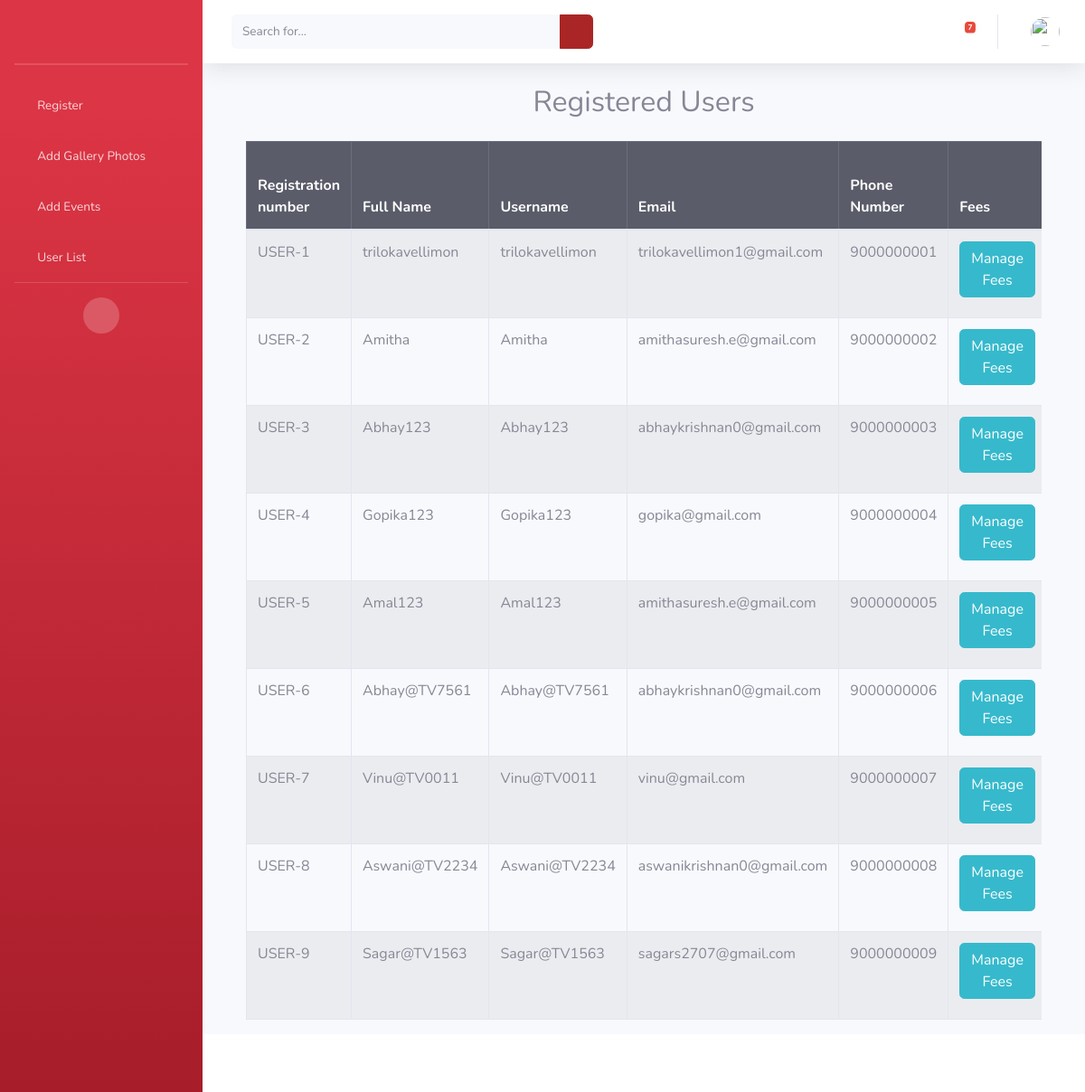
The page /users/ (signed in) on the database as committed earlier.
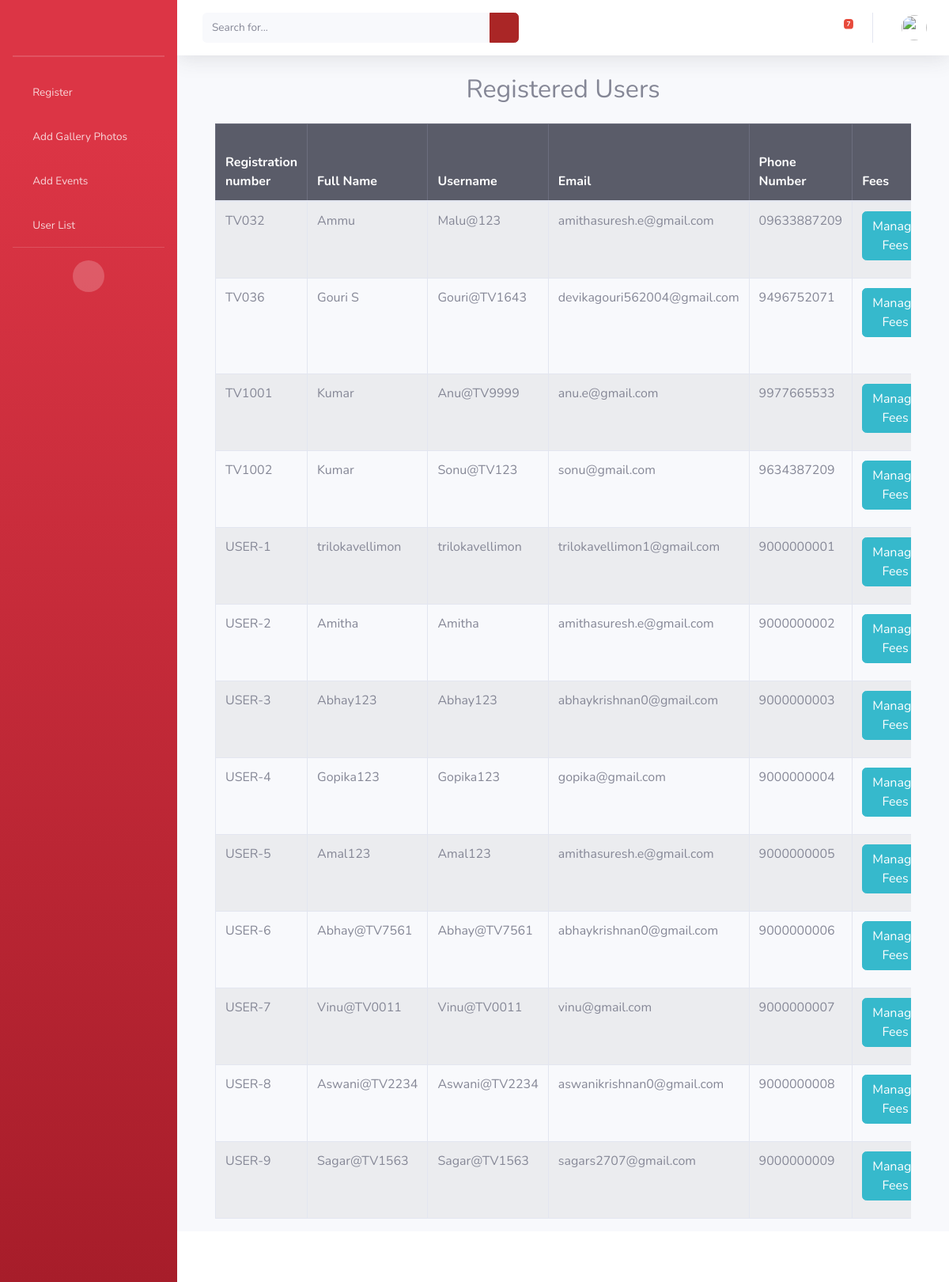
The same page on the database as committed later.
### triloka/models.py (models this page shows, shortened)
class UserProfile(models.Model):
    GENDER_CHOICES = [
        ('Male', 'Male'),
        ('Female', 'Female'),
        ('Other', 'Other'),
    ]
    user = models.OneToOneField(User, on_delete=models.CASCADE)
    registration_number = models.CharField(max_length=10, unique=True)
    dob = models.DateField()
    gaurdian_name = models.TextField()
    relation = models.TextField()
    idproof = models.TextField()
    phone_number = models.CharField(max_length=15, unique=True)
    address = models.TextField()
    gender = models.CharField(max_length=10, choices=GENDER_CHOICES)
    age = models.IntegerField()
    photo = cloudinary.models.CloudinaryField('photo')  # Store profile photo
    blood_group = models.CharField(max_length=5)
    name = models.TextField()
    willing_to_donate_blood = models.BooleanField(null=True, blank=True, default=None)  # Nullable field

### triloka/views.py (the view)
# urls.py: path('users/', user_list, name='user_list'),
@login_required
def user_list(request):
    users = UserProfile.objects.select_related('user').order_by('registration_number')  # Order by registration number
    return render(request, "user_list.html", {"users": users})

### triloka/templates/user_list.html (shortened to what this page needs)
{% extends 'admin_dashboard.html' %}
{% block content %}
<div class="container mt-4">
    <h2 class="text-center">Registered Users</h2>
    <div class="table-responsive">
        <table class="table table-bordered table-striped mt-3">
            <thead class="table-dark">
                <tr>
                    <th>Registration number</th>
                    <th>Full Name</th>
                    <th>Username</th>
                    <th>Email</th>
                    <th>Phone Number</th>
                    <th>Fees</th>
                </tr>
            </thead>
            <tbody>
                {% for user in users %}
                <tr>
                    <td>{{ user.registration_number }}</td>
                    <td>{{ user.name }}</td>
                    <td>{{ user.user.username }}</td>
                    <td>{{ user.user.email }}</td>
                    <td>{{ user.phone_number }}</td>
                    <td>
                        <a href="{% url 'user_fees' user.user.id %}" class="btn btn-info">Manage Fees</a>
                    </td>
                </tr>
                {% empty %}
                <tr>
                    <td colspan="15" class="text-center">No users found.</td>
                </tr>
                {% endfor %}
            </tbody>
        </table>
    </div>
</div>
{% endblock %}

### triloka/templates/admin_dashboard.html (shortened to what this page needs)
<!DOCTYPE html>
{% load static %}
<html lang="en">
<head>
    <link href="{% static 'home/vendor/fontawesome-free/css/all.min.css' %}" rel="stylesheet" type="text/css">
    <link href="{% static 'home/css/sb-admin-2.min.css' %}" rel="stylesheet">
</head>
<body id="page-top">
    <div id="wrapper">
        <ul class="navbar-nav bg-gradient-primary sidebar sidebar-dark accordion" id="accordionSidebar">
            <a class="sidebar-brand d-flex align-items-center justify-content-center" href="index.html">
                <div class="sidebar-brand-icon rotate-n-15">
                    <i class="fas fa-laugh-wink"></i>
                </div>
            </a>
            <hr class="sidebar-divider my-0">
            <hr class="sidebar-divider">
            <li class="nav-item">
                <a class="nav-link" href="{% url 'register_user' %}">
                    <i class="fas fa-fw fa-chart-area"></i>
                    <span>Register</span></a>
            </li>
            <li class="nav-item">
                <a class="nav-link" href="{% url 'upload_gallery' %}">
                    <i class="fas fa-fw fa-chart-area"></i>
                    <span>Add Gallery Photos</span></a>
            </li>
            <li class="nav-item">
                <a class="nav-link" href="{% url 'upload_event' %}">
                    <i class="fas fa-fw fa-chart-area"></i>
                    <span>Add Events</span></a>
            </li>
            <li class="nav-item">
                <a class="nav-link" href="{% url 'user_list' %}">
                    <i class="fas fa-fw fa-chart-area"></i>
                    <span>User List</span></a>
            </li>
            <hr class="sidebar-divider d-none d-md-block">
            <div class="text-center d-none d-md-inline">
                <button class="rounded-circle border-0" id="sidebarToggle"></button>
            </div>
        </ul>
        <div id="content-wrapper" class="d-flex flex-column">
            <div id="content">
                <nav class="navbar navbar-expand navbar-light bg-white topbar mb-4 static-top shadow">
                    <form
                        class="d-none d-sm-inline-block form-inline mr-auto ml-md-3 my-2 my-md-0 mw-100 navbar-search">
                        <div class="input-group">
                            <input type="text" class="form-control bg-light border-0 small" placeholder="Search for..."
                                aria-label="Search" aria-describedby="basic-addon2">
                            <div class="input-group-append">
                                <button class="btn btn-primary" type="button">
                                    <i class="fas fa-search fa-sm"></i>
                                </button>
                            </div>
                        </div>
                    </form>
                    <ul class="navbar-nav ml-auto">
                        <li class="nav-item dropdown no-arrow mx-1">
                            <a class="nav-link dropdown-toggle" href="#" id="messagesDropdown" role="button"
                                data-toggle="dropdown" aria-haspopup="true" aria-expanded="false">
                                <i class="fas fa-envelope fa-fw"></i>
                                <span class="badge badge-danger badge-counter">7</span>
                            </a>
                        </li>
                        <li class="nav-item dropdown no-arrow">
                            <a class="nav-link dropdown-toggle" href="#" id="userDropdown" role="button"
                                data-toggle="dropdown" aria-haspopup="true" aria-expanded="false">
                                <img class="img-profile rounded-circle"
                                    src="img/undraw_profile.svg">
                            </a>
                        </li>
                    </ul>
                </nav>
                <div class="container-fluid">
                {% block content %}
                {% endblock %}
                </div>
            </div>
            <footer class="sticky-footer bg-white">
            </footer>
        </div>
    </div>
</body>
</html>

Rows that differ between the two databases and show on the page:
added UserProfile: registration_number "TV032", name "Ammu", user.username "Malu@123", user.email "amithasuresh.e@gmail.com", phone_number "09633887209"
added UserProfile: registration_number "TV036", name "Gouri S", user.username "Gouri@TV1643", user.email "devikagouri562004@gmail.com", phone_number "9496752071"
added UserProfile: registration_number "TV1001", name "Kumar", user.username "Anu@TV9999", user.email "anu.e@gmail.com", phone_number "9977665533"
added UserProfile: registration_number "TV1002", name "Kumar", user.username "Sonu@TV123", user.email "sonu@gmail.com", phone_number "9634387209"
